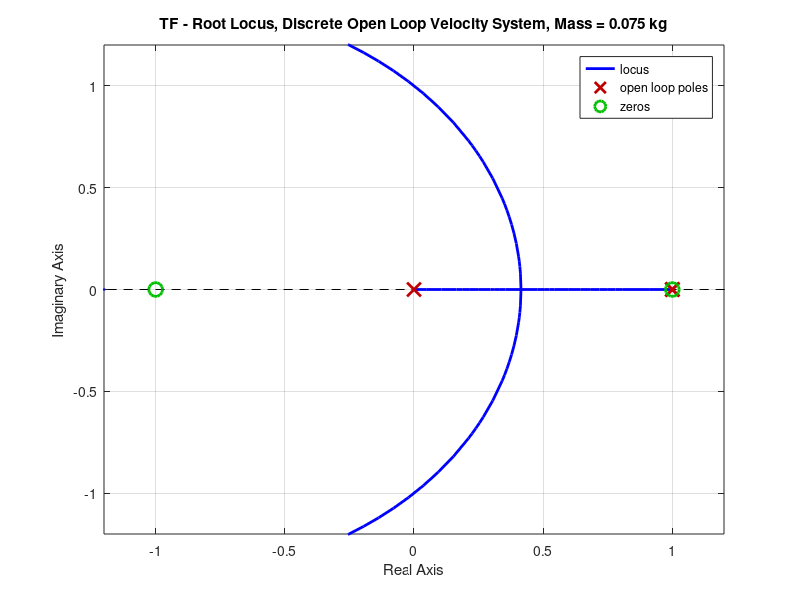

This chart was generated by the following MATLAB code: (Note: this script raises an error after producing the figure.)
%% Control System Modeling for the compliant contact roller control system
% Written by Erick Oberstar 5/15/2014

clc; clear all; close all;
%%*************************************************************************
%% Physical System Definition

% Analog Input Gain
K_ADC_9381 = (4095-0)/(5-0) % Counts/Volt

% Compute Gain of Force System (DCM460 2/ HPB-20 Transducer
g = 9.81 % acceleration of gravity on earth (m/s^2)
mass = [ 0 20 ] % mass range in Kg
F = mass*g % Compute Force Range
VRange = [ 0 3.7] % Units of Volts
K_DCM460_HPB20 = (max(F)-min(F))/(max(VRange)-min(VRange)) % Units of Newton/Volt
K_ForceFB = K_DCM460_HPB20 / K_ADC_9381 % Newton/Volt / Counts/Volt = Newton/Count


% Compute Gain for Position Sensor
R_nom_per_mm = 2750 % Nominal Resistance in Ohms/mm
R_tol = 0.3 % Tolerance in % of the position feedback resistance
R_lin = 0.01 % Linearity of the Feedback potentiometer
R_Range = R_nom_per_mm*[1+R_tol 1 1-R_tol]
L_nom = 50 % lenght in mm
R_MaxPos_Range = R_Range*L_nom % 

% Actual Resistance doesn't matter - Position is Ratiometric from 0 Ohms to
% full scale Ohms over the reference voltage so the pot location is just a
% percentage from 0-100% over the length of the actuator across the ADC
% reference voltage
VPot_Range = [0 5] % Position Pot Source Voltage Range
L_Range = [0 50] % Position Range of actuator in mm
K_L12_Pos_mm_per_volt = (max(L_Range)-min(L_Range))/(max(VPot_Range)-min(VPot_Range)) % mm/Volt
K_L12_Pos_m_per_volt = K_L12_Pos_mm_per_volt/1000 %Convert to m/Volt

% Now lump in ADC Gain
K_L12_Pos = K_L12_Pos_m_per_volt/K_ADC_9381 % meter/Volt / Counts/Volt = meters/count

% Compute Gain for the PWM
PWM_res = 2000 % Number of counts for pwm
V_rail = 24
K_PWM = V_rail/PWM_res % Volts/Count

% Firgelli Actuator Force Model (Input Voltage - Output Force)
K_L12_Force = 2.29181 % mA/N (Slope on Force vs Current Response)
% *********  Change to units of A and check saturation block again
L12_Offset_I = 12.995 % mA (Current Offset on Force vs Current Response)
Ra_L12 = 60 % Armature Resistance in Ohms of Firgelli
Mar = 0.075 % Effective Mass of actuator & roller in Kg

%% Firgelli Actuator Position Model

%Simulation Model Configuration Parameters
StartTime = 0;
StopTime = 20;
MaxStepSize = 0.1;
PositionStepSize = 20 % Step Command in mm

Fs = 1000 % Sampling Rate Hz
Ts = 1/Fs % Sampling Rate
Kspring = 100; % Virtual Spring Constant (N/mm)
Kdamp = 100; % Virtual damper N-s/m (Force/Velocity)


% Other Parameters
i = 0;                  % Figure counter initialization

% The Transfer function (output position) / (input current)
% Since D/A converter, motor amp & encoder are treated as gain factors they
% can just be included in the continious tf model.
% already discrete nums = K_da*Ka*Kt*Ts^2*K_enc*[0 1 1 ]
% alreayd discrete dens = 2*Jt*[1 -2 1]
% numps = K_da*Ka*Kt*K_enc*[0 0 1]
% denps = Jt*[1 0 0]

% Need to decide if we should include PWM here or not.
numps = K_PWM/Ra_L12/1000/K_L12_Force*[0 0 1] % 1000 scales mA to A
numps = 1/Ra_L12/1000/K_L12_Force*[0 0 1] % 1000  scales mA to A
denps = Mar*[1 0 0]
OL_p_s = tf(numps,denps)
Poles=pole(OL_p_s)
[z p k] = tf2zp(numps,denps)
OL_p_s_zpk = zpk(z,p,k)

% Calculate Discrete Model
OL_p_z = c2d(OL_p_s,Ts)
OL_p_z.variable = 'z^-1'
% OL_v_z = c2d(OL_v_s,Ts)
% OL_v_z.variable = 'z^-1'

% Calculate the systems root locus
% with the systhesized velocity feedback
numvfz = [1 -1]
% denvfz = [Ts 0]
denvfz = [1 0]
Vf_z = tf(numvfz,denvfz,Ts,'Variable','z^-1')
% Vf_z.variable = 'z^-1'

OL_v_z = series(OL_p_z, Vf_z) % Open Loop Velocity Transfer Function

i=i+1;
figure(i)
zgrid on
axis equal
rlocus(OL_v_z);
axis([-1.2 1.2 -1.2 1.2])
titlestring = ['TF - Root Locus, Discrete Open Loop Velocity System, Mass = ',num2str(Mar),' kg'];
title(titlestring);

% Use Rlocus to find Velocity Gain / Poles
[Kv,polesv]=rlocfind(OL_v_z)

CL_v_z = feedback(OL_p_z, Kv*Vf_z)
i=i+1;
figure(i)
zgrid on
pzmap(CL_v_z)

[Wn,Z] = damp(CL_v_z)
% [numz,denz] = tfdata(CL_v_z,'v')
% residuez(numz,denz)
tau = max(1/(Z.*Wn))     % Dominant Time Constant
taup_cl = 5*tau     % Desired Closed loop proportional position control time constant.
W_cl = 1/taup_cl

% dt_z = minreal(series(CL_v_z,Kv*Vf_z))      % dt_z = delta_theta_z synthesized velocity transfer function
dt_z = minreal(feedback(CL_v_z*Vf_z,Kv))      % dt_z = delta_theta_z synthesized velocity transfer function
i=i+1;
figure(i)
step(dt_z)
grid on


% Now close a proportional position loop around the velocity loop
% find value of root to pick with rlocus
r=exp(-Ts/taup_cl)
i=i+1;
figure(i)
zgrid on
axis equal
rlocus(CL_v_z);
axis([-1.1 1.1 -1.1 1.1])
titlestring = ['Root Locus, Discrete Closed Loop Velocity System, Mass = ',num2str(Mar),' m'];
title(titlestring);

pause
[Kp,polesp]=rlocfind(CL_v_z)

CL_pv_z = feedback(Kp*CL_v_z,1)
i=i+1;
figure(i)
step(PositionStepSize*CL_pv_z) % Step stepsize counts
grid on

figure; bode(CL_pv_z)
h = gcr; % Get the handle for the "plot object root"
% which is a structure containing the plot properties
% Set frequency axis to Hz
h.AxesGrid.Xunits = 'Hz';
% Set mag axis to abs & phase axis to deg
h.AxesGrid.Yunits = {'abs','deg'};
% Turn on the grid
grid on; % or h.AxesGrid.Grid = "on"